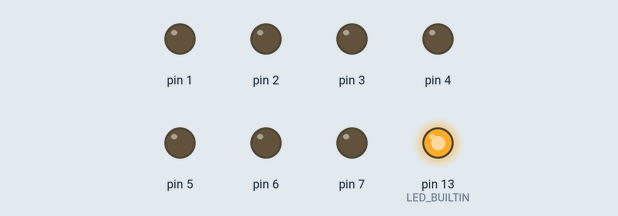
Simulated run of this sketch. Board: Arduino Uno, built with avr-gcc and run on an emulated ATmega328P. Parts: output pins drawn as LEDs (lit = HIGH).

Above: at 0.5 s.
At 2.7 s:
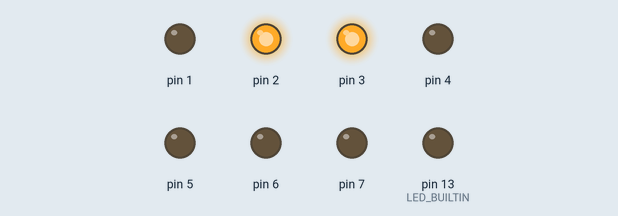
At 3.7 s:
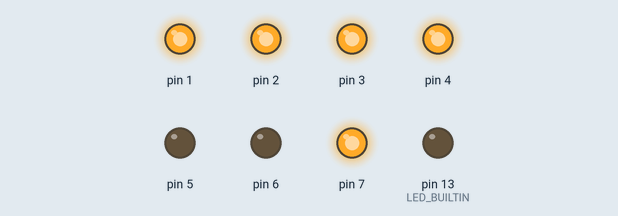
At 4.7 s:
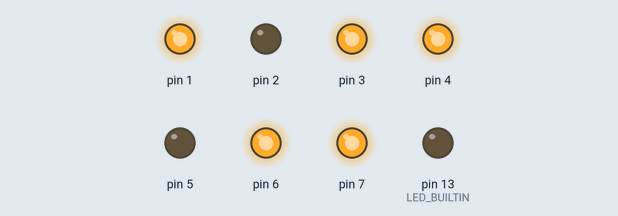
At 6.7 s:
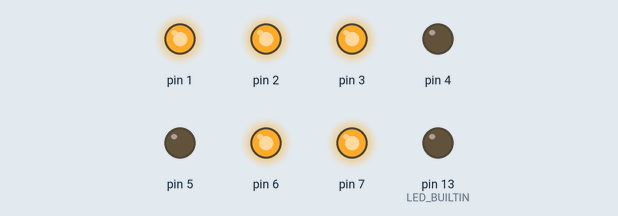
At 8.5 s:
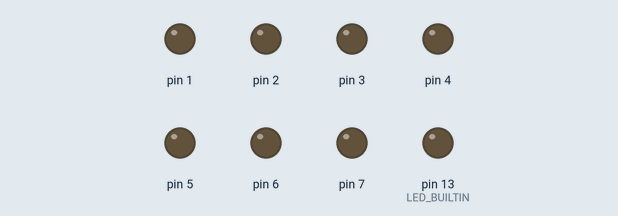
Timing chart, 0 to 9.1 s (numbered marks = the images above):
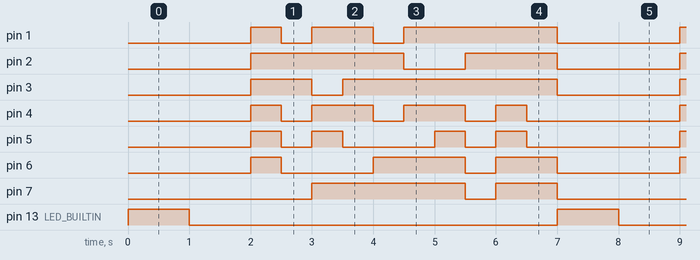

Measured:
- by itself, pin 1: repeats every 7.0 s: LOW 0.50 s, HIGH 1.0 s, LOW 0.50 s, HIGH 2.5 s, LOW 2.0 s, HIGH 0.50 s
- by itself, pin 2: repeats every 7.0 s: LOW 1.0 s, HIGH 1.5 s, LOW 2.0 s, HIGH 2.5 s
- by itself, pin 3: repeats every 7.0 s: LOW 0.50 s, HIGH 3.5 s, LOW 2.0 s, HIGH 1.0 s
- by itself, pin 4: repeats every 7.0 s: 2 × (LOW 0.50 s, HIGH 1.0 s), LOW 0.50 s, HIGH 0.50 s, LOW 2.5 s, HIGH 0.50 s
- by itself, pin 5: repeats every 7.0 s: LOW 0.50 s, HIGH 0.50 s, LOW 1.5 s, HIGH 0.50 s, LOW 0.50 s, HIGH 0.50 s, LOW 2.5 s, HIGH 0.50 s
- by itself, pin 6: repeats every 7.0 s: LOW 1.5 s, HIGH 1.5 s, LOW 0.50 s, HIGH 1.0 s, LOW 2.0 s, HIGH 0.50 s
- by itself, pin 7: repeats every 7.0 s: LOW 0.50 s, HIGH 1.0 s, LOW 3.0 s, HIGH 2.5 s
- by itself, pin 13 (LED_BUILTIN): alternates HIGH for 1.0 s and LOW for 6.0 s

The sketch:

contador.ino
```cpp
// C++ code
//
void setup()
{
  pinMode(LED_BUILTIN, OUTPUT);
  pinMode(1, OUTPUT);
  pinMode(2, OUTPUT);
  pinMode(3, OUTPUT);
  pinMode(4, OUTPUT);
  pinMode(5, OUTPUT);
  pinMode(6, OUTPUT);
  pinMode(7, OUTPUT);
  // 0- (a, b, c, d, e, f,  )
  // 1- (   b, c            )
  // 2- (a, b,    d, e,    g)
  // 3- (a, b, c, d,       g)
  // 4- (   b, c,       f, g)
  // 5- (a,    c, d,    f, g)
  // 6- (a,    c, d, e, f, g)
  // 7- (a, b, c            )
  // 8- (a, b, c, d, e, f, g)
  // 9- (a, b, c,       f, g)
}

void loop()
{
  digitalWrite(LED_BUILTIN, HIGH);
  delay(1000); // Wait for 1000 millisecond(s)
  digitalWrite(LED_BUILTIN, LOW);
  delay(1000); // Wait for 1000 millisecond(s)


  digitalWrite(1, HIGH);
  digitalWrite(2, HIGH);
  digitalWrite(3, HIGH);
  digitalWrite(4, HIGH);
  digitalWrite(5, HIGH);
  digitalWrite(6, HIGH);
  delay(500); // 0
  digitalWrite(1, LOW);
  digitalWrite(2, LOW);
  digitalWrite(3, LOW);
  digitalWrite(4, LOW);
  digitalWrite(5, LOW);
  digitalWrite(6, LOW);

  digitalWrite(2, HIGH);
  digitalWrite(3, HIGH);
  delay(500); // 1
  digitalWrite(2, LOW);
  digitalWrite(3, LOW);

  digitalWrite(1, HIGH);
  digitalWrite(2, HIGH);
  digitalWrite(4, HIGH);
  digitalWrite(5, HIGH);
  digitalWrite(7, HIGH);
  delay(500); // 2
  digitalWrite(1, LOW);
  digitalWrite(2, LOW);
  digitalWrite(4, LOW);
  digitalWrite(5, LOW);
  digitalWrite(7, LOW);

  digitalWrite(1, HIGH);
  digitalWrite(2, HIGH);
  digitalWrite(3, HIGH);
  digitalWrite(4, HIGH);
  digitalWrite(7, HIGH);
  delay(500); // 3
  digitalWrite(1, LOW);
  digitalWrite(2, LOW);
  digitalWrite(3, LOW);
  digitalWrite(4, LOW);
  digitalWrite(7, LOW);

  digitalWrite(2, HIGH);
  digitalWrite(3, HIGH);
  digitalWrite(6, HIGH);
  digitalWrite(7, HIGH);
  delay(500); // 4
  digitalWrite(2, LOW);
  digitalWrite(3, LOW);
  digitalWrite(6, LOW);
  digitalWrite(7, LOW);

  digitalWrite(1, HIGH);
  digitalWrite(3, HIGH);
  digitalWrite(4, HIGH);
  digitalWrite(6, HIGH);
  digitalWrite(7, HIGH);
  delay(500); // 5
  digitalWrite(1, LOW);
  digitalWrite(3, LOW);
  digitalWrite(4, LOW);
  digitalWrite(6, LOW);
  digitalWrite(7, LOW);

  digitalWrite(1, HIGH);
  digitalWrite(7, HIGH);
  digitalWrite(3, HIGH);
  digitalWrite(4, HIGH);
  digitalWrite(5, HIGH);
  digitalWrite(6, HIGH);
  delay(500); // 6
  digitalWrite(1, LOW);
  digitalWrite(7, LOW);
  digitalWrite(3, LOW);
  digitalWrite(4, LOW);
  digitalWrite(5, LOW);
  digitalWrite(6, LOW);

  digitalWrite(1, HIGH);
  digitalWrite(2, HIGH);
  digitalWrite(3, HIGH);
  delay(500); // 7
  digitalWrite(1, LOW);
  digitalWrite(2, LOW);
  digitalWrite(3, LOW);

  digitalWrite(1, HIGH);
  digitalWrite(2, HIGH);
  digitalWrite(3, HIGH);
  digitalWrite(4, HIGH);
  digitalWrite(5, HIGH);
  digitalWrite(6, HIGH);
  digitalWrite(7, HIGH);
  delay(500); // 8
  digitalWrite(1, LOW);
  digitalWrite(2, LOW);
  digitalWrite(3, LOW);
  digitalWrite(4, LOW);
  digitalWrite(5, LOW);
  digitalWrite(6, LOW);
  digitalWrite(7, LOW);

  digitalWrite(1, HIGH);
  digitalWrite(2, HIGH);
  digitalWrite(3, HIGH);
  digitalWrite(6, HIGH);
  digitalWrite(7, HIGH);
  delay(500); // 9
  digitalWrite(1, LOW);
  digitalWrite(2, LOW);
  digitalWrite(3, LOW);
  digitalWrite(6, LOW);
  digitalWrite(7, LOW);

}
```
